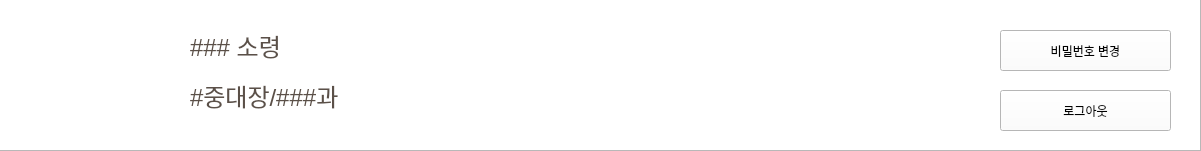
  <widget class="QFrame" name="frame_5">
   <property name="geometry">
    <rect>
     <x>0</x>
     <y>0</y>
     <width>1201</width>
     <height>151</height>
    </rect>
   </property>
   <property name="frameShape">
    <enum>QFrame::StyledPanel</enum>
   </property>
   <property name="frameShadow">
    <enum>QFrame::Raised</enum>
   </property>
   <widget class="QLabel" name="label_14">
    <property name="geometry">
     <rect>
      <x>190</x>
      <y>20</y>
      <width>111</width>
      <height>51</height>
     </rect>
    </property>
    <property name="font">
     <font>
      <pointsize>14</pointsize>
      <weight>50</weight>
      <italic>false</italic>
      <bold>false</bold>
     </font>
    </property>
    <property name="styleSheet">
     <string notr="true">color:rgb(91, 80, 72)</string>
    </property>
    <property name="text">
     <string>&lt;html&gt;&lt;head/&gt;&lt;body&gt;&lt;p&gt;&lt;span style=&quot; font-size:18pt;&quot;&gt;### 소령&lt;/span&gt;&lt;/p&gt;&lt;/body&gt;&lt;/html&gt;</string>
    </property>
   </widget>
   <widget class="QLabel" name="label_user">
    <property name="geometry">
     <rect>
      <x>60</x>
      <y>20</y>
      <width>111</width>
      <height>111</height>
     </rect>
    </property>
    <property name="minimumSize">
     <size>
      <width>111</width>
      <height>111</height>
     </size>
    </property>
    <property name="maximumSize">
     <size>
      <width>111</width>
      <height>111</height>
     </size>
    </property>
    <property name="styleSheet">
     <string notr="true">image: url(:/icon/디자인/user (2).png);</string>
    </property>
    <property name="text">
     <string/>
    </property>
    <property name="pixmap">
     <pixmap resource="myres.qrc">:/icon/디자인/user (2).png</pixmap>
    </property>
    <property name="scaledContents">
     <bool>true</bool>
    </property>
   </widget>
   <widget class="QLabel" name="label_15">
    <property name="geometry">
     <rect>
      <x>190</x>
      <y>70</y>
      <width>201</width>
      <height>51</height>
     </rect>
    </property>
    <property name="font">
     <font>
      <pointsize>14</pointsize>
      <weight>50</weight>
      <italic>false</italic>
      <bold>false</bold>
     </font>
    </property>
    <property name="styleSheet">
     <string notr="true">color:rgb(91, 80, 72)</string>
    </property>
    <property name="text">
     <string>&lt;html&gt;&lt;head/&gt;&lt;body&gt;&lt;p&gt;&lt;span style=&quot; font-size:18pt;&quot;&gt;#중대장/###과&lt;/span&gt;&lt;/p&gt;&lt;/body&gt;&lt;/html&gt;</string>
    </property>
   </widget>
   <widget class="QLabel" name="topbg">
    <property name="geometry">
     <rect>
      <x>0</x>
      <y>0</y>
      <width>1200</width>
      <height>150</height>
     </rect>
    </property>
    <property name="styleSheet">
     <string notr="true">background-color:rgb(255, 255, 255)</string>
    </property>
    <property name="text">
     <string/>
    </property>
   </widget>
   <widget class="QPushButton" name="bt_change">
    <property name="geometry">
     <rect>
      <x>1000</x>
      <y>30</y>
      <width>171</width>
      <height>41</height>
     </rect>
    </property>
    <property name="styleSheet">
     <string notr="true">background-color:rgb(255, 255, 255);
font: 29 16pt &quot;Noto Sans CJK HK DemiLight&quot;;
</string>
    </property>
    <property name="text">
     <string>비밀번호 변경</string>
    </property>
   </widget>
   <widget class="QPushButton" name="bt_logout">
    <property name="geometry">
     <rect>
      <x>1000</x>
      <y>90</y>
      <width>171</width>
      <height>41</height>
     </rect>
    </property>
    <property name="styleSheet">
     <string notr="true">background-color:rgb(255, 255, 255);
font: 29 16pt &quot;Noto Sans CJK HK DemiLight&quot;;
</string>
    </property>
    <property name="text">
     <string>로그아웃</string>
    </property>
   </widget>
   <zorder>topbg</zorder>
   <zorder>label_14</zorder>
   <zorder>label_user</zorder>
   <zorder>label_15</zorder>
   <zorder>bt_change</zorder>
   <zorder>bt_logout</zorder>
  </widget>
